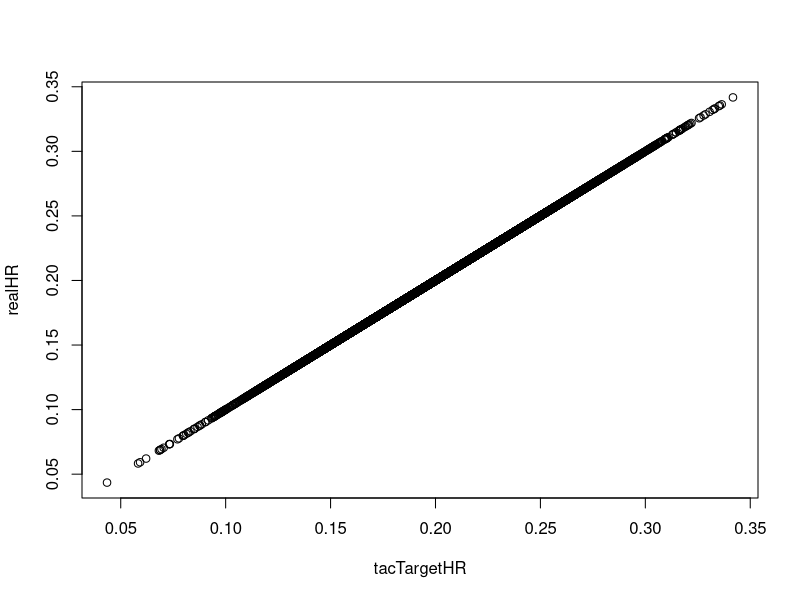
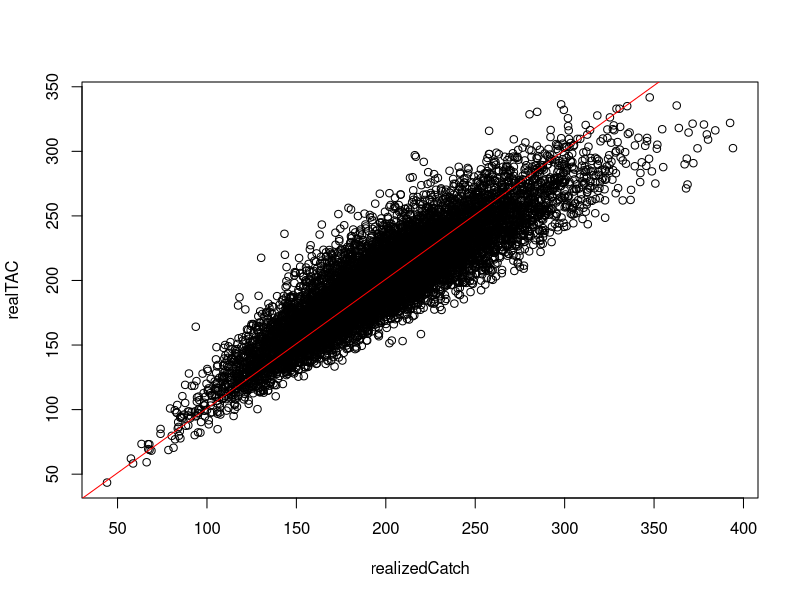
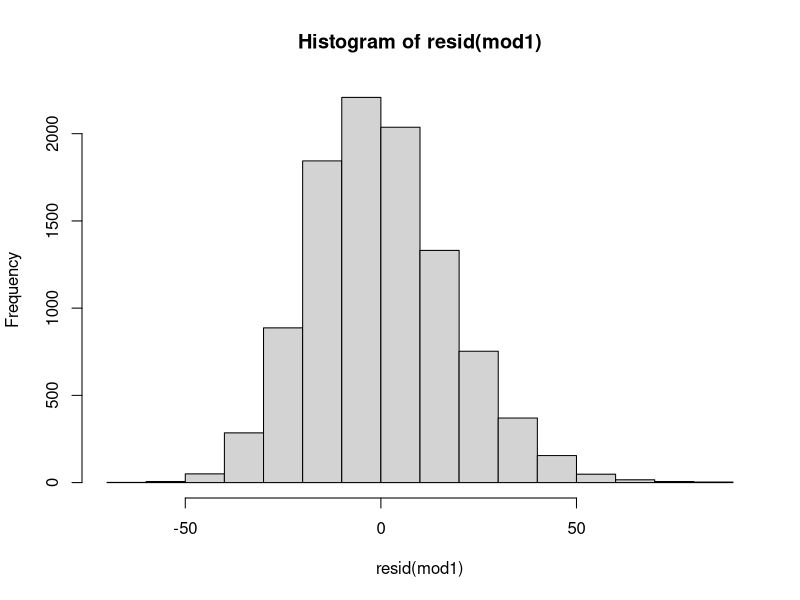
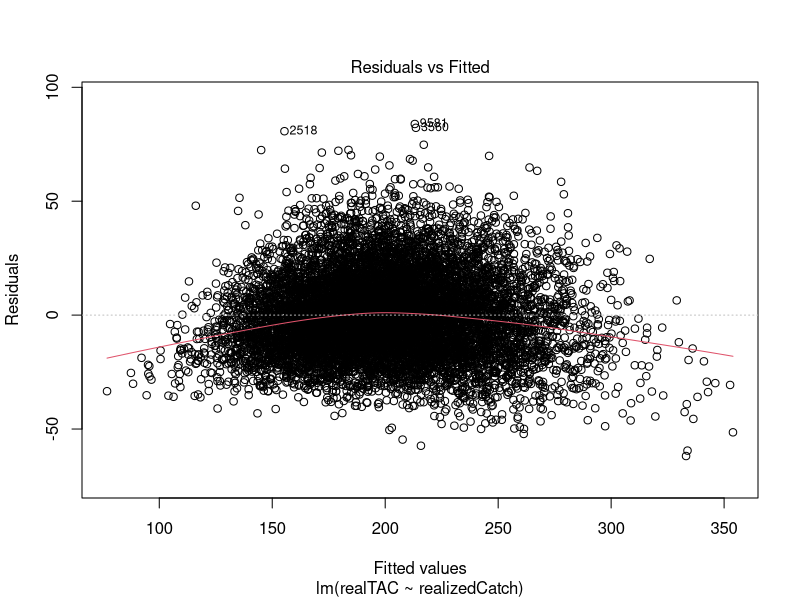
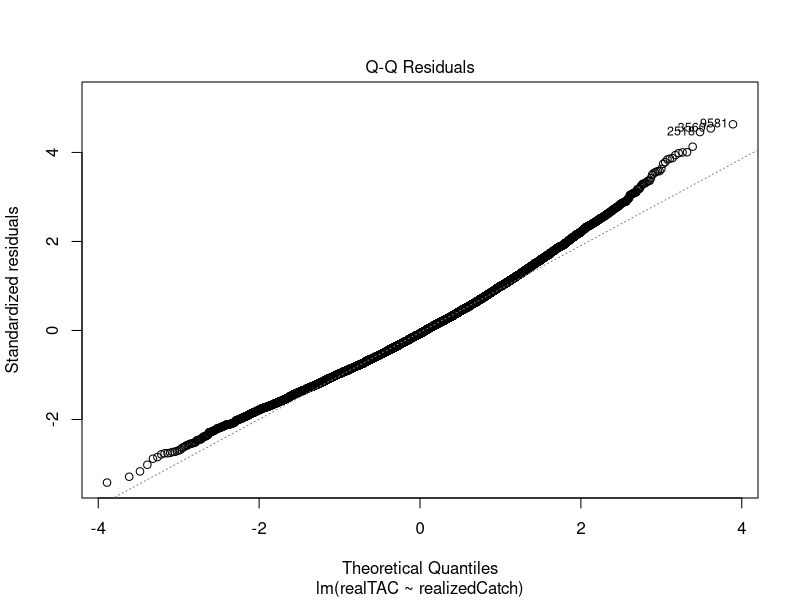
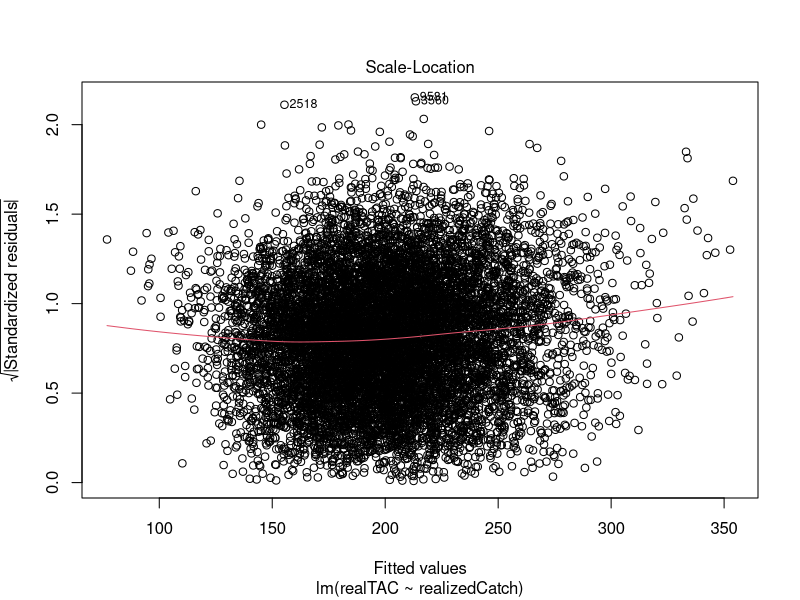
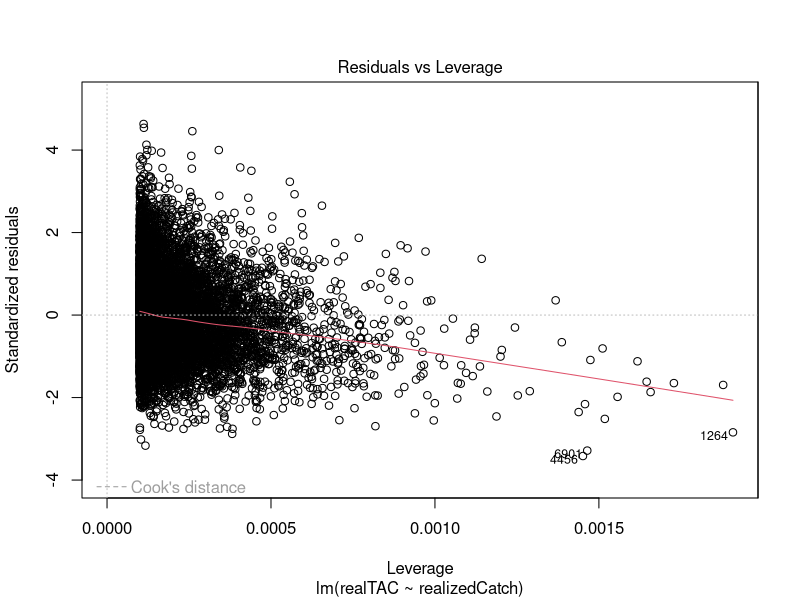
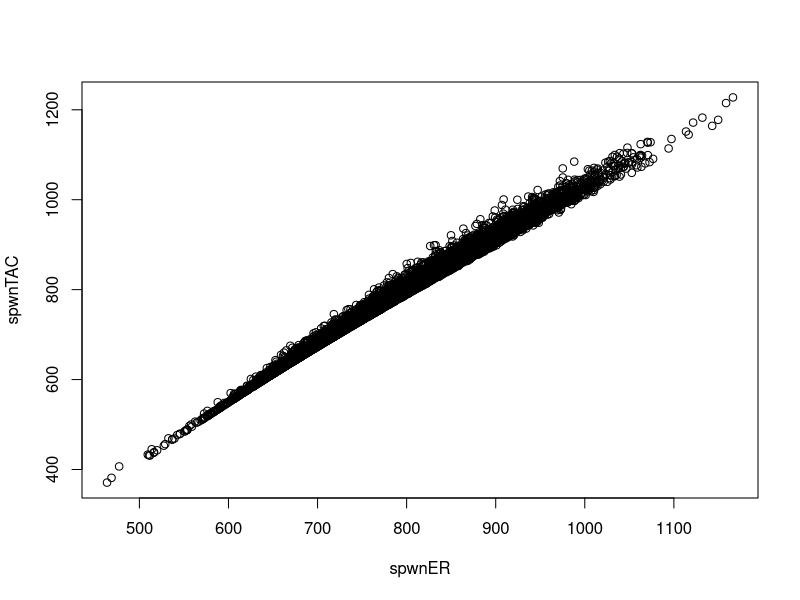

Source code (R) for these figures, in order:
## ---- chunk 1
N <- 10000
mixErr <- rnorm(N, 0, 0.2)
rec <- round(rnorm(N, 1000, 100), 0)
targHR <- 0.2
targTAC <- 200
realHR <- targHR * (1 + mixErr)
realTAC <- targTAC * (1 + mixErr)
tacTargetHR <- realTAC / 1000
realizedCatch <- realHR * rec
## ---- chunk 2
plot(realHR ~ tacTargetHR)
## ---- chunk 3
plot(realTAC ~ realizedCatch)
abline(1, 1, col = "red")

mod1 <- lm(realTAC ~ realizedCatch)
hist(resid(mod1))
plot(mod1)
## ---- chunk 4
## First calculate realized ER based on TAC
erDevs <- (realTAC / rec) / 0.2
sd(erDevs)
erDevs2 <- realHR / 0.2
sd(erDevs2)

catchDevs <- realTAC / 200
sd(catchDevs)
catchDevs2 <- (realHR * rec) / 200
sd(catchDevs2)

spwnTAC <- rec - realTAC
spwnER <- rec - (realHR * rec)

plot(spwnTAC ~ spwnER)
